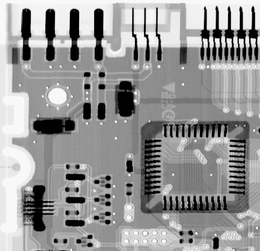
%> input picture matlab/img/Fig0318.tif, 260 x 251 px, shrunk from 464 x 448 before the run
$ octave m3_noise.m   (GNU Octave 9; MATLAB toolbox functions it lacks are replaced by stand-ins)
%> lines starting %> are read from the running program, lines starting %| are printed output that depends on the picture
### matlab/m3_suanshuave.m
function [resultImage] = m3_suanshuave(f)
%算数均值滤波器
%
[w,h]=size(f);
image= f(:,:);
fsize1=3;

fssize1=(fsize1-1)/2;

figure();
subplot(1,2,1);
imshow(image);
xlabel('原图像');

resultImage = image;

for x=1+fssize1:1:w-fssize1
    for y=1+fssize1:1:w-fssize1
        is=f(x-fssize1:1:x+fssize1,y-fssize1:1:y+fssize1);
        resultImage(x,y)=sum(is(:))/numel(is);
    end
end

subplot(1,2,2);
imshow(resultImage);
xlabel('3*3算术均值');

### matlab/m3_jiheave.m
function [resultImage] = m3_jiheave(f)
%几何均值滤波器
%
[w,h]=size(f);
image= f(:,:);
fsize1=3;

fssize1=(fsize1-1)/2;

figure();
subplot(1,2,1);
imshow(image);
xlabel('原图像');

resultImage = image;

for x=1+fssize1:1:w-fssize1
    for y=1+fssize1:1:w-fssize1
        is=f(x-fssize1:1:x+fssize1,y-fssize1:1:y+fssize1);
        resultImage(x,y)=prod(prod(is(:)))^(1/numel(is));
    end
end

subplot(1,2,2);
imshow(resultImage);
xlabel('3*3几何均值');

### matlab/m3_xieboave.m
function [resultImage] = m3_xieboave(f)
%谐波均值滤波器
%
[w,h]=size(f);
image= f(:,:);
fsize1=3;

fssize1=(fsize1-1)/2;

figure();
subplot(1,2,1);
imshow(image);
xlabel('原图像');

resultImage = image;

for x=1+fssize1:1:w-fssize1
    for y=1+fssize1:1:w-fssize1
        is=f(x-fssize1:1:x+fssize1,y-fssize1:1:y+fssize1);
        is=1./is;
        resultImage(x,y)=numel(is)/sum(is(:));

    end
end


subplot(1,2,2);
imshow(resultImage);
xlabel('3*3谐波均值');

### matlab/m3_mid.m
function [resultImage] = m3_mid(f)
%中值滤波器
%
[w,h]=size(f);
image= f(:,:);

fsize1=3;

fssize1=(fsize1-1)/2;

figure();
subplot(1,2,1);
imshow(image);
xlabel('原图像');

resultImage = image;

for x=1+fssize1:1:w-fssize1
    for y=1+fssize1:1:w-fssize1
        is=f(x-fssize1:1:x+fssize1,y-fssize1:1:y+fssize1);
        temp = sort(is(:));
        resultImage(x,y)= temp((numel(temp)-1)/2);
    end
end

subplot(1,2,2);
imshow(resultImage);
xlabel('3*3中值');

### matlab/m3_max.m
function [resultImage] = m3_max(f)
%最大值滤波器
%
[w,h]=size(f);
image= f(:,:);

fsize1=3;

fssize1=(fsize1-1)/2;

figure();
subplot(1,2,1);
imshow(image);
xlabel('原图像');

resultImage = image;

for x=1+fssize1:1:w-fssize1
    for y=1+fssize1:1:w-fssize1
        is=f(x-fssize1:1:x+fssize1,y-fssize1:1:y+fssize1);
        temp = is(:);
        resultImage(x,y)= max(temp);
    end
end


subplot(1,2,2);
imshow(resultImage);
xlabel('3*3最大值');

### matlab/m3_min.m
function [resultImage] = m3_min(f)
%最小值滤波器
%
[w,h]=size(f);
image= f(:,:);

fsize1=3;

fssize1=(fsize1-1)/2;

figure();
subplot(1,2,1);
imshow(image);
xlabel('原图像');

resultImage = image;

for x=1+fssize1:1:w-fssize1
    for y=1+fssize1:1:w-fssize1
        is=f(x-fssize1:1:x+fssize1,y-fssize1:1:y+fssize1);
        temp = is(:);
        resultImage(x,y)= min(temp);
    end
end


subplot(1,2,2);
imshow(resultImage);
xlabel('3*3最小值');

### matlab/m3_noise.m
f=imread( 'img\Fig0318.tif' );
%> f is the input picture: size 251x260 uint8; min 0, max 255, mean 151
imshow(f, []);

g1=imnoise(f,'gaussian',0,0.1);
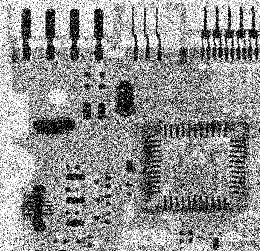
%> g1: size 251x260 uint8; min 0, max 255, mean 146.6
g2=imnoise(f,'salt & pepper',0.2);
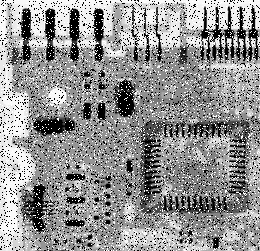
%> g2: size 251x260 uint8; min 0, max 255, mean 146.3
g3=imnoise(g1,'salt & pepper',0.2);
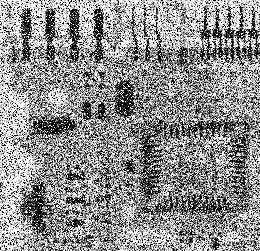
%> g3: size 251x260 uint8; min 0, max 255, mean 142.7

m3_suanshuave(g1);
m3_suanshuave(g2);
m3_suanshuave(g3);

m3_jiheave(g1);
m3_jiheave(g2);
m3_jiheave(g3);

m3_xieboave(g1);
m3_xieboave(g2);
m3_xieboave(g3);

m3_mid(g1);
m3_mid(g2);
m3_mid(g3);

m3_max(g1);
m3_max(g2);
m3_max(g3);
%> after the loop in m3_max (call 3), `for x=1+fssize1:1:w-fssize1`:
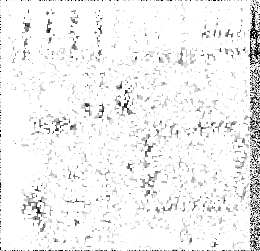
%> resultImage: size 251x260 uint8; min 0, max 255, mean 241.5

m3_min(g1);
%> after the loop in m3_min, `for x=1+fssize1:1:w-fssize1`:
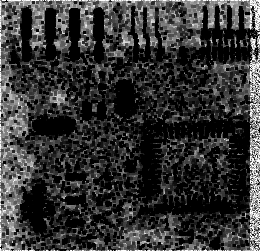
%> resultImage: size 251x260 uint8; min 0, max 255, mean 52.2
m3_min(g2);
%> after the loop in m3_min (call 2), `for x=1+fssize1:1:w-fssize1`:
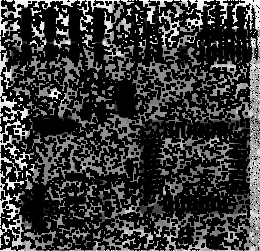
%> resultImage: size 251x260 uint8; min 0, max 255, mean 56.1
m3_min(g3);
%> after the loop in m3_min (call 3), `for x=1+fssize1:1:w-fssize1`:
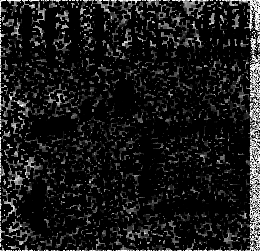
%> resultImage: size 251x260 uint8; min 0, max 255, mean 26.3
